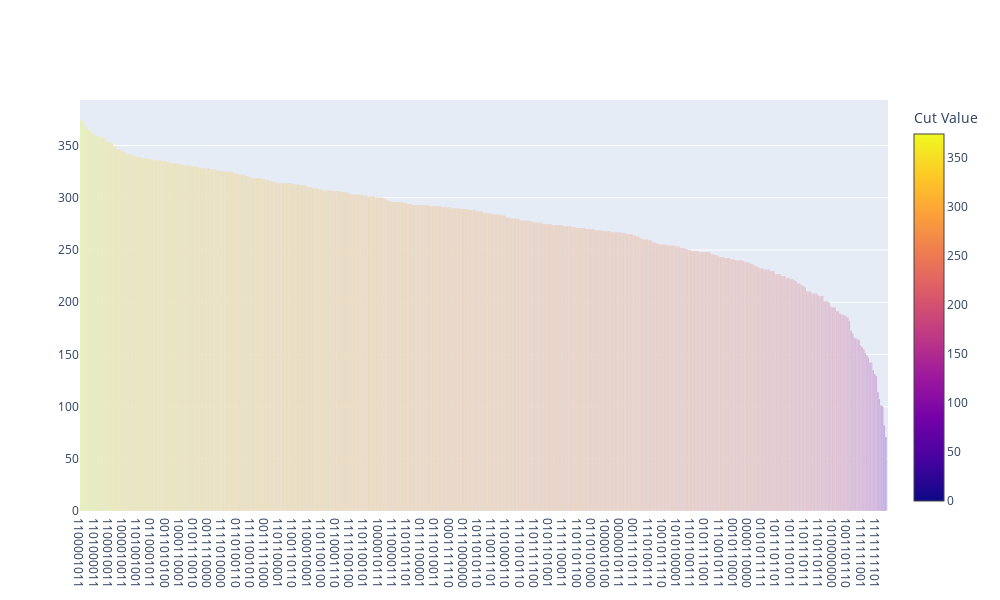

Notebook cell for this chart:
### Code cell
a, b = plot_maxcut_histogram(graph = G)
print(a, b)

### Figure 1 — Plotly figure (JSON) as saved in the notebook; plotly's stock layout.template omitted (floating-point values rounded to 4 significant figures; data arrays with more than 128 entries replaced by an {"elided": "..."} marker saying what was removed)
{"data": [{"marker": {"color": {"elided": "1024 int values"}, "colorbar": {"title": {"text": "Cut Value"}}, "colorscale": [[0, "#0d0887"], [0.1111, "#46039f"], [0.2222, "#7201a8"], [0.3333, "#9c179e"], [0.4444, "#bd3786"], [0.5556, "#d8576b"], [0.6667, "#ed7953"], [0.7778, "#fb9f3a"], [0.8889, "#fdca26"], [1, "#f0f921"]]}, "type": "bar", "x": {"elided": "1024 str values"}, "y": {"elided": "1024 int values"}}], "layout": {"height": 600, "width": 1000, "xaxis": {"type": "category"}}}
